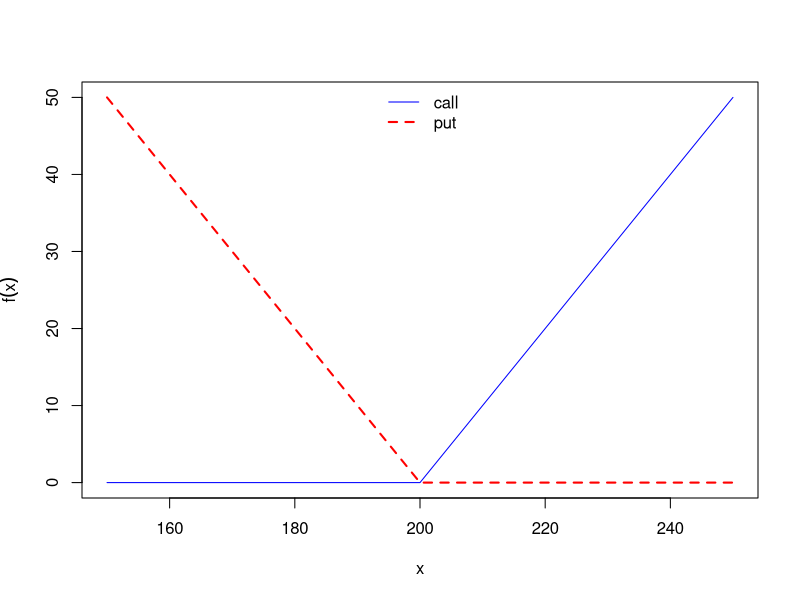
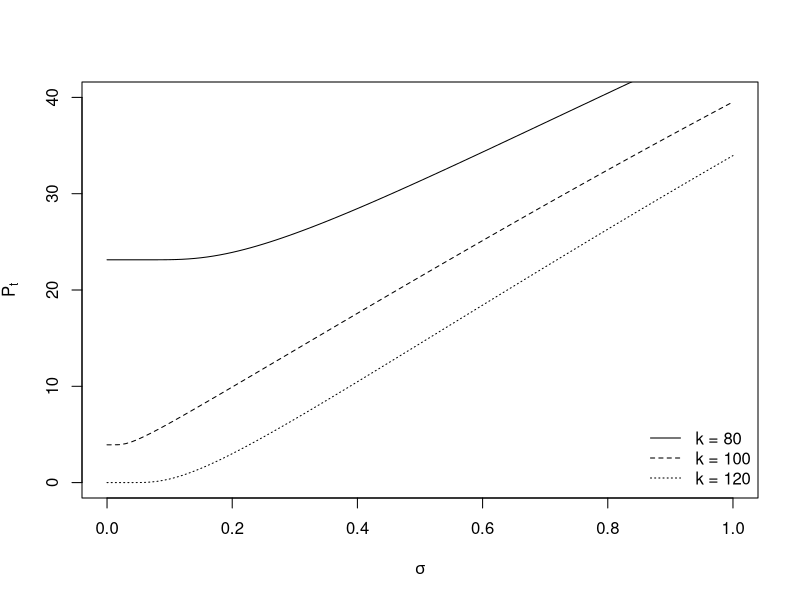
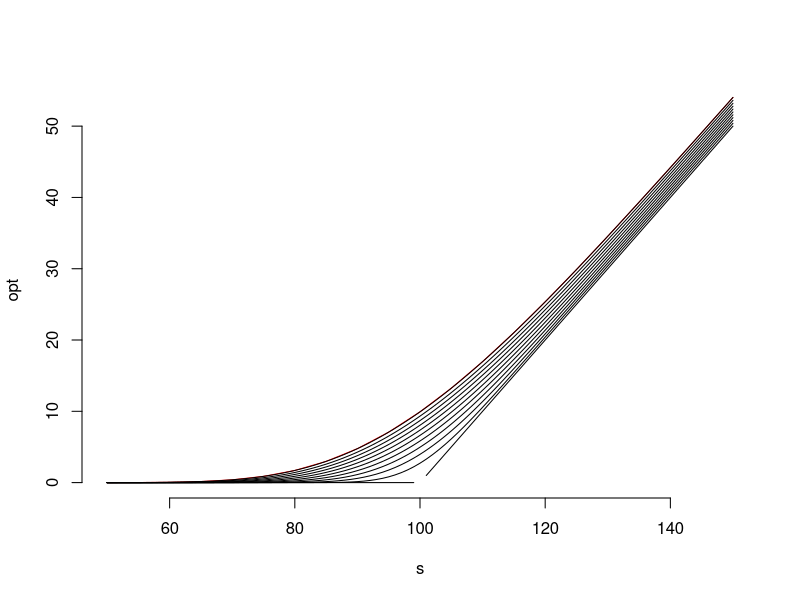

These figures' R source, in order:
rm(list=ls()) #clearing of datasets in Rstudio Environment
rm(list=lsf.str())
rm(list=setdiff(ls(), lsf.str()))
dev.off()     #clearing of plots in Rstudio
cat("\014")   #clearing of console in Rstudio

#### 7.5 옵션(기초)

### 7.5.1 옵션 개요

f.call <- function(x) sapply(x, function(x) max(c(x-K,0)))
f.put <- function(x) sapply(x, function(x) max(c(K-x,0)))
K <- 200
curve(f.call, 150, 250, col = 'blue', lty = 1, lwd = 1, ylab = expression(f(x)))
curve(f.put, 150, 250, col = 'red', add = TRUE, lty = 2, lwd = 2)
legend('top', c('call','put'), lty = c(1,2), lwd = c(1,2), col = c('blue', 'red'), bty = 'n')

### 7.5.2 블랙숄즈 공식

## (1) 콜옵션 가격
# s : 기초자산의 가격, k = 행사가격, r : 무위험이자율, q : 배당률, v : 변동성, t : 만기
bso <- function(s,k,r,q,v,t) {
  d1 <- (log(s/k) + (r-q+0.5*(v^2))*t)/(v*(t^0.5)); d2 <- d1 - v*sqrt(t)
  nd1 <- pnorm(d1); nd2 <- pnorm(d2)
  ans <- s*exp(-q*t)*nd1 - k*exp(-r*t)*nd2
  return(ans)
}
bso(100,100,0.04,0,0.2,0.5)
# 변동성에 따른 옵션 가치의 변화
s <- 100; r <- 0.04; t <- 1; q<- 0; k <- 80
p <- function(v) bso(s,k,r,q,v,t)
curve(p, 0, 1, xlab = expression(sigma), ylab = expression(P[t]), ylim = c(0,40))
k <- 100; curve(p, 0, 1, add = T, lty = 2)
k <- 120; curve(p, 0, 1, add = T, lty = 3)      
legend('bottomright', c('k = 80', 'k = 100', 'k = 120'), lty = 1:3, bty = 'n')
# 시간에 따른 옵션 가격 변화
s <- seq(50,150,5); opt <- bso(s,100,0.04,0,0.2,1)
opt
plot(s, opt, bty = 'n', type = 'l', col = 'red')
t.seq <- seq(0,1,0.1)
for (t in t.seq) {
  f <- function(x) bso(x,100,0.04,0,0.2,t)
  curve(f, add = TRUE)
}

## (2) 풋콜옵션을 반영한 블랙숄즈 가격함수

